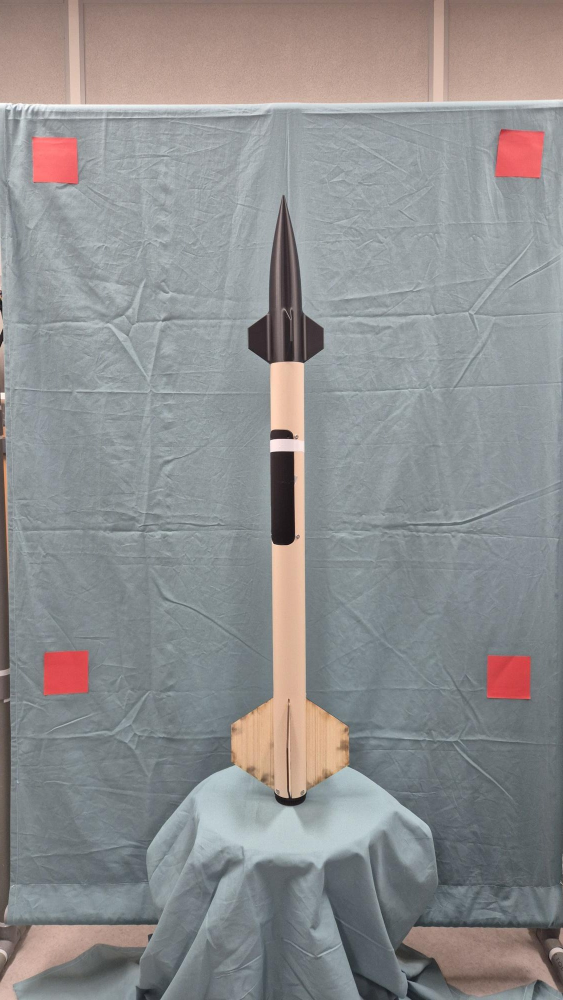
#> input picture Entrainement/MIRES/Images_mires/img8.jpg, 1126 x 2000 px (shown at 1/2 size)
$ python CODE_BASES_DE_DONNEES_ENTRAINEMENT.py
#> lines starting #> are read from the running program, lines starting #| are printed output that depends on the picture; after the words box and inside, x2 and y2 are one past the last pixel; in counts of white or black regions, pixels touching at a corner belong together
import os
import cv2
import numpy as np

#%% POUR CREER LE MASQUE

# CETTE FONCTION PERMET TRES SIMPLEMENT DE CREER LES MASQUES DES FUSEES / MIRES
# NORMALEMENT EN SUIVANT LES ETAPES CA SE FAIT TOUT SEUL

def create_multiclass_mask(image_path, mask_output_path, preview_alpha=0.5):
    """
    FONCTION GENEREE PAR IA
    Annotateur interactif multi-classes (1=fuselage, 2=cône, 3=ailerons, 0=fond)
    pour une seule image.

    Commandes :
      - 1,2,3 : changer la classe de dessin
      - clic gauche : dessiner
      - clic droit : effacer
      - + / - : ajuster la taille du pinceau
      - p : activer/désactiver le mode polygone (Enter pour remplir)
      - c : effacer le masque
      - u : annuler la dernière action
      - s : sauvegarder le masque (PNG avec valeurs 0–3)
      - q : quitter sans sauvegarder
    """

    if not os.path.exists(image_path):
        print("Image introuvable :", image_path)
        return

    img = cv2.imdecode(np.fromfile(image_path, dtype=np.uint8), cv2.IMREAD_COLOR)
    if img is None:
        print("Impossible d'ouvrir l'image :", image_path)
        return

    h, w = img.shape[:2]
    mask = np.zeros((h, w), dtype=np.uint8)

    colors = {
        1: (0, 0, 255),     # rouge : fuselage
        2: (0, 255, 255),   # jaune : cône
        3: (0, 255, 0)      # vert : ailerons
    }

    brush_size = 10
    current_class = 1
    drawing = False
    erasing = False
    last_point = None
    mask_stack = []
    polygon_mode = False
    polygon_points = []

    window_name = f"Annotation : {os.path.basename(image_path)}"
    cv2.namedWindow(window_name, cv2.WINDOW_NORMAL)

    def on_mouse(event, x, y, flags, param):
        nonlocal drawing, erasing, last_point, mask_stack, polygon_points
        if polygon_mode:
            if event == cv2.EVENT_LBUTTONDOWN:
                polygon_points.append((x, y))
            return

        if event == cv2.EVENT_LBUTTONDOWN:
            drawing = True
            last_point = (x, y)
            mask_stack.append(mask.copy())
            cv2.circle(mask, (x, y), brush_size, current_class, -1)
        elif event == cv2.EVENT_MOUSEMOVE and drawing:
            cv2.line(mask, last_point, (x, y), current_class, thickness=brush_size*2)
            last_point = (x, y)
        elif event == cv2.EVENT_LBUTTONUP:
            drawing = False

        if event == cv2.EVENT_RBUTTONDOWN:
            erasing = True
            last_point = (x, y)
            mask_stack.append(mask.copy())
            cv2.circle(mask, (x, y), brush_size, 0, -1)
        elif event == cv2.EVENT_MOUSEMOVE and erasing:
            cv2.line(mask, last_point, (x, y), 0, thickness=brush_size*2)
            last_point = (x, y)
        elif event == cv2.EVENT_RBUTTONUP:
            erasing = False

    cv2.setMouseCallback(window_name, on_mouse)

    print("  Instructions :")
    print("  1=fuselage  2=cône  3=ailerons")
    print("  clic gauche = dessiner, clic droit = effacer")
    print("  + / - pour changer la taille du pinceau")
    print("  p pour activer le mode polygone (Enter pour remplir)")
    print("  s pour sauvegarder, q pour quitter")

    while True:
        # colorisation du masque pour affichage
        color_mask = np.zeros_like(img)
        for cls, color in colors.items():
            color_mask[mask == cls] = color

        overlay = cv2.addWeighted(img, 1.0, color_mask, preview_alpha, 0)
        display = overlay.copy()

        cv2.putText(display, f"Classe: {current_class}  Brush:{brush_size}px", (10, 20),
                    cv2.FONT_HERSHEY_SIMPLEX, 0.6, (255,255,255), 1)
        mode_str = "POLYGON" if polygon_mode else "PAINT"
        cv2.putText(display, f"Mode: {mode_str}", (10, 40),
                    cv2.FONT_HERSHEY_SIMPLEX, 0.5, (0,255,0), 1)

        cv2.imshow(window_name, display)
        key = cv2.waitKey(20) & 0xFF

        if key == ord('q'):
            print("Fermeture sans sauvegarde.")
            break
        elif key == ord('c'):
            mask = np.zeros((h, w), dtype=np.uint8)
            mask_stack = []
            print("Masque effacé.")
        elif key == ord('u'):
            if mask_stack:
                mask = mask_stack.pop()
                print("↩️ Annulé.")
        elif key == ord('+') or key == ord('='):
            brush_size = min(200, brush_size + 1)
        elif key == ord('-') or key == ord('_'):
            brush_size = max(1, brush_size - 1)
        elif key == ord('p'):
            polygon_mode = not polygon_mode
            polygon_points = []
            print("Mode polygone :", polygon_mode)
        elif key == 13 or key == 10:  # Enter pour remplir
            if polygon_mode and len(polygon_points) >= 3:
                mask_stack.append(mask.copy())
                pts = np.array(polygon_points, dtype=np.int32)
                cv2.fillPoly(mask, [pts], current_class)
                polygon_points = []
                print("Polygone rempli.")
        elif key in [ord('1'), ord('2'), ord('3')]:
            current_class = int(chr(key))
            print("Classe courante :", current_class)
        elif key == ord('s'):
            _, buf = cv2.imencode(".png", mask)
            buf.tofile(mask_output_path)
            print("Masque sauvegardé :", mask_output_path)
            break

    cv2.destroyAllWindows()


create_multiclass_mask("./Banque_images/TEST3.jpg", "./Banque_images/TEST3_mask.jpg")
# LE PREMIER CHEMIN MENE VERS LIMAGE DONT ON VEUT REALISER LE MASQUE
# LE DEUXIEME CHEMIN MENE VERS L'ENDROIT ET LE NOM DE L'IMAGE DU MASQUE QUE L'ON SOUHAITE CREER
#%% POUR AFFICHER LE MASQUE

# CETTE FONCTION SERT PRINCIPALEMENT A VERIFIER QUE LE MASQUE A BIEN ETE CREE

def afficher_mask_multiclass(image_path, mask_path, facteur=0.5):
    """
    FONCTION GENEREE PAR IA
    Affiche le masque multi-classes en taille réduite avec couleurs distinctes :
      0 = fond (noir)
      1 = fuselage (rouge)
      2 = cône (jaune)
      3 = ailerons (vert)

    Paramètres :
      image_path : chemin de l'image d'origine
      mask_path : chemin du masque (PNG multi-classes)
      facteur : facteur d'échelle pour réduire l'affichage (ex : 0.5 = moitié)
    """
#> called with image_path = './Banque_images/img8.jpg', mask_path = './Banque_images/img8_mask.png', facteur = 0.4

    img = cv2.imdecode(np.fromfile(image_path, dtype=np.uint8), cv2.IMREAD_COLOR)
#> img is the input picture: shape (2000, 1126, 3); mean B, G, R 143.1, 142.4, 142.4
    mask = cv2.imdecode(np.fromfile(mask_path, dtype=np.uint8), cv2.IMREAD_UNCHANGED)
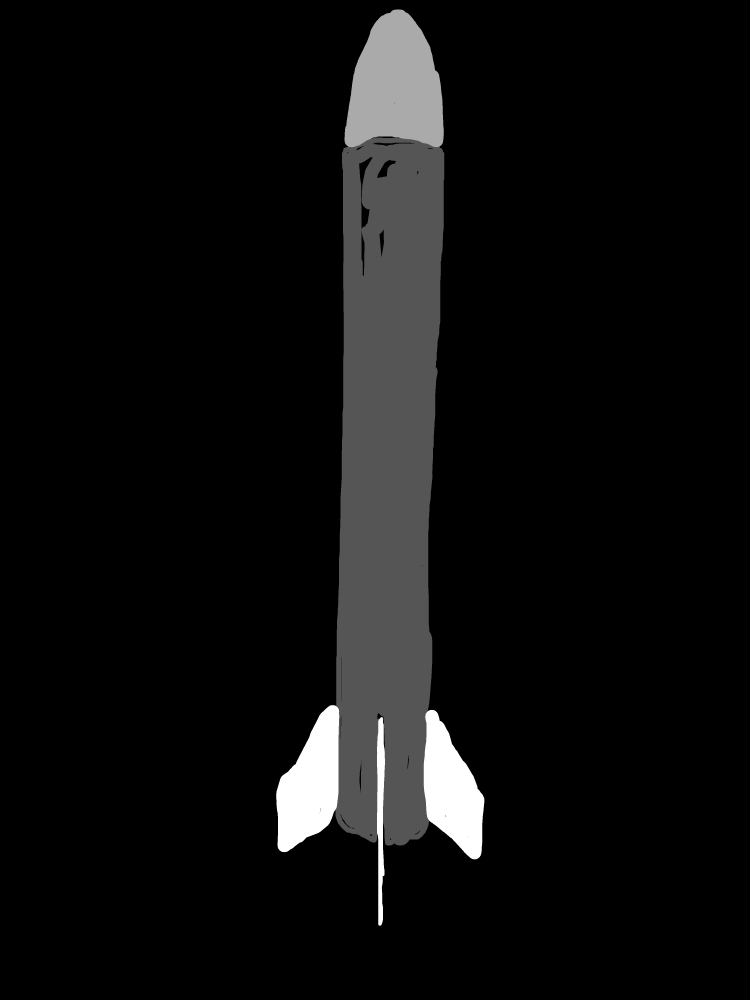
#> input picture Entrainement/Banque_images/img8_mask.png, 3000 x 4000 px (shown at 1/4 size)
#> mask is the input picture: shape (4000, 3000); min 0, max 3, mean 0.161

    if img is None or mask is None:
        print("Erreur de chargement d'image ou de masque")
        return

    if img.shape[:2] != mask.shape[:2]:
        print("Dimensions différentes entre image et masque. Redimensionnement du masque.")
        mask = cv2.resize(mask, (img.shape[1], img.shape[0]), interpolation=cv2.INTER_NEAREST)
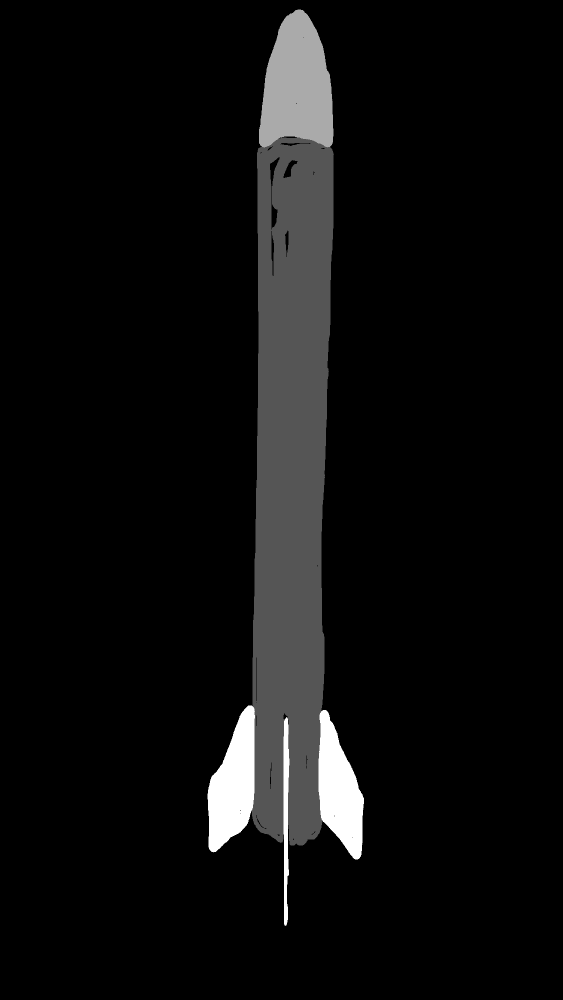
#> mask: shape (2000, 1126) (shown at 1/2 size); min 0, max 3, mean 0.161; drawn with min black and max white

    color_mask = np.zeros_like(img)
    color_mask[mask == 1] = (0, 0, 255)     # rouge : fuselage
    color_mask[mask == 2] = (0, 255, 255)   # jaune : cône
    color_mask[mask == 3] = (0, 255, 0)     # vert : ailerons

    overlay = cv2.addWeighted(img, 0.6, color_mask, 0.4, 0)
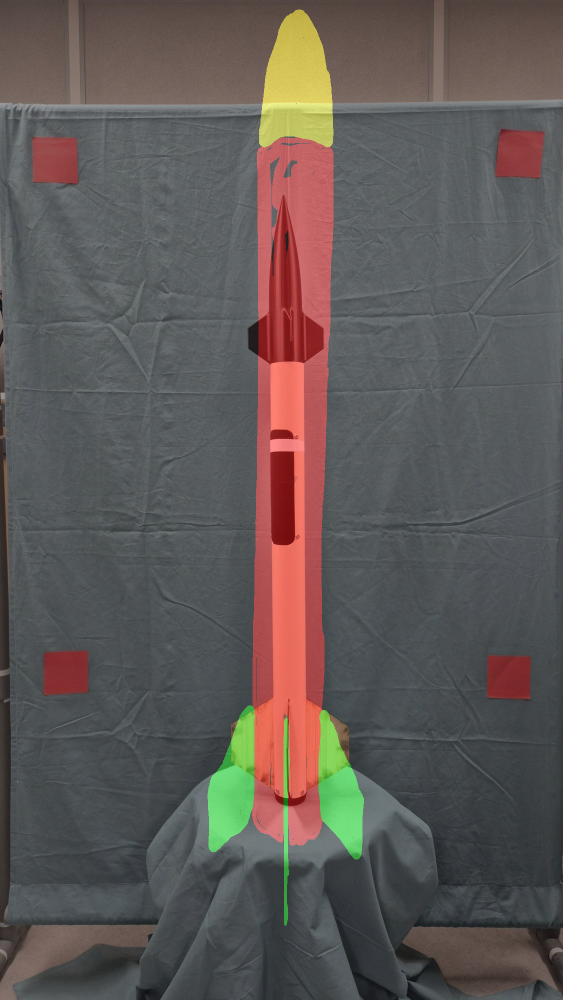
#> overlay: shape (2000, 1126, 3) (shown at 1/2 size); mean B, G, R 85.9, 88.5, 95.4

    if facteur != 1.0:
        new_size = (int(img.shape[1] * facteur), int(img.shape[0] * facteur))
#> new_size = (450, 800)
        img = cv2.resize(img, new_size, interpolation=cv2.INTER_AREA)
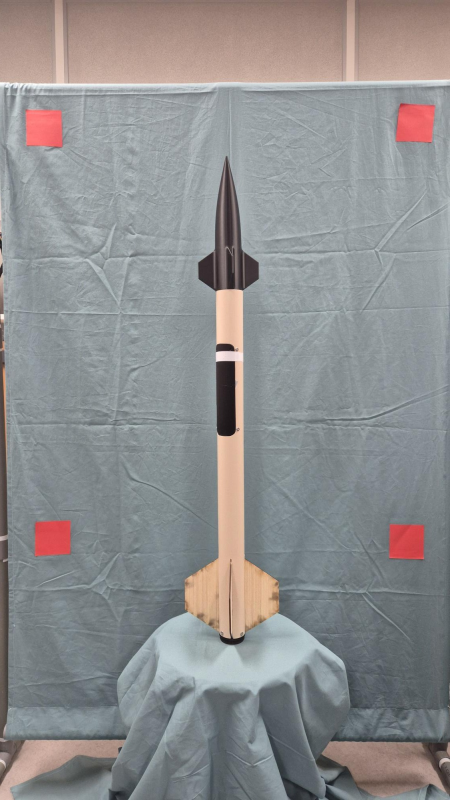
#> img: shape (800, 450, 3); mean B, G, R 143.1, 142.4, 142.4
        color_mask = cv2.resize(color_mask, new_size, interpolation=cv2.INTER_NEAREST)
        overlay = cv2.resize(overlay, new_size, interpolation=cv2.INTER_AREA)
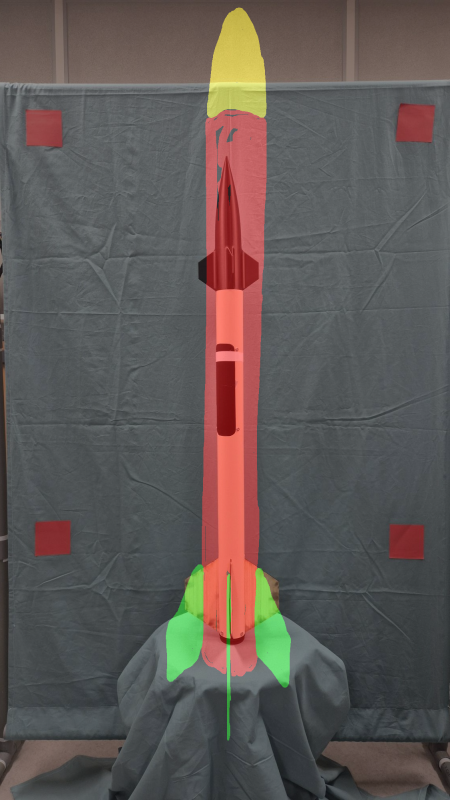
#> overlay: shape (800, 450, 3); mean B, G, R 85.9, 88.5, 95.4

    legende = overlay.copy()
    y0 = 25
    cv2.putText(legende, "Legende :", (10, y0), cv2.FONT_HERSHEY_SIMPLEX, 0.6, (255,255,255), 1)
    cv2.rectangle(legende, (100, y0-15), (120, y0+5), (0,0,255), -1)
    cv2.putText(legende, "Fuselage", (125, y0), cv2.FONT_HERSHEY_SIMPLEX, 0.6, (255,255,255), 1)
    cv2.rectangle(legende, (250, y0-15), (270, y0+5), (0,255,255), -1)
    cv2.putText(legende, "Cone", (275, y0), cv2.FONT_HERSHEY_SIMPLEX, 0.6, (255,255,255), 1)
#> legende: shape (800, 450, 3); mean B, G, R 85.9, 88.8, 96
    cv2.rectangle(legende, (370, y0-15), (390, y0+5), (0,255,0), -1)
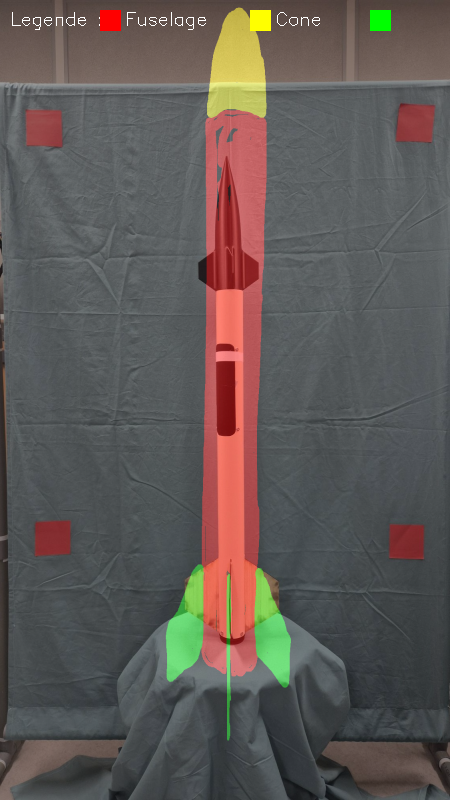
#> legende: shape (800, 450, 3); mean B, G, R 85.8, 89.1, 95.9
    cv2.putText(legende, "Ailerons", (395, y0), cv2.FONT_HERSHEY_SIMPLEX, 0.6, (255,255,255), 1)
#> legende: shape (800, 450, 3); 0.04% of pixels changed, all inside (x1, y1, x2, y2) = (396, 12, 450, 26)

    # Affichage
    cv2.imshow("Masque coloré", color_mask)
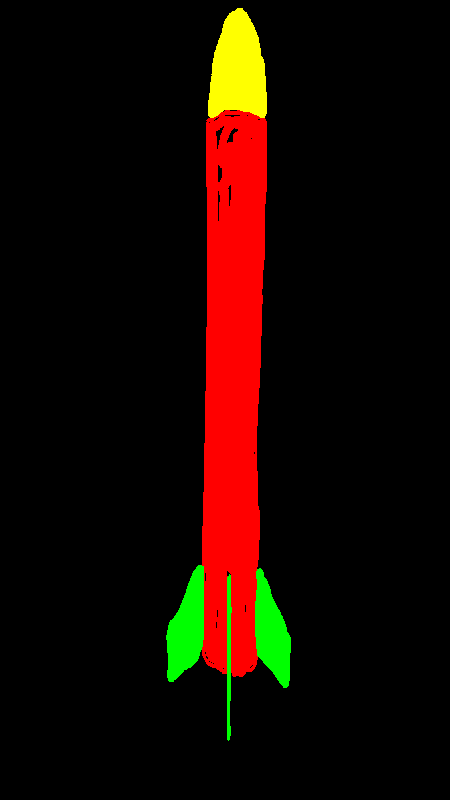
#> window 'Masque coloré': shape (800, 450, 3); mean B, G, R 0, 7.7, 24.8
    cv2.imshow("Image + Masque (overlay + légende)", legende)
    cv2.waitKey(0)
    cv2.destroyAllWindows()

#%% TEST
afficher_mask_multiclass(
    "./Banque_images/img8.jpg",   # IMAGE
    "./Banque_images/img8_mask.png",# SON MASQUE
    facteur=0.4
)
